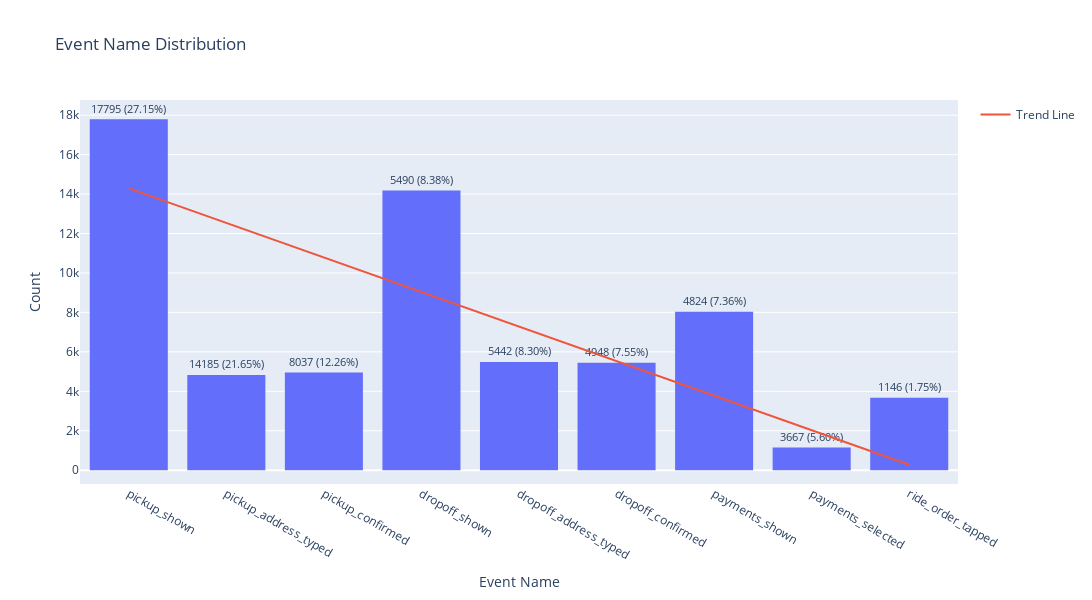

Source (notebook cell):
### Code cell
import plotly.express as px
import pandas as pd
import numpy as np
import statsmodels.api as sm

# Define the custom order for event names
custom_order = [
    "pickup_shown",
    "pickup_address_typed",
    "pickup_confirmed",
    "dropoff_shown",
    "dropoff_address_typed",
    "dropoff_confirmed",
    "payments_shown",
    "payments_selected",
    "ride_order_tapped"
]

# Example: Histogram of event counts using Plotly with custom order and larger size
fig = px.histogram(df, x='event_name', title='Event Name Distribution')

# Calculate event counts and percentages
event_counts = df['event_name'].value_counts()
total_count = event_counts.sum()
event_percentages = (event_counts / total_count) * 100

# Create custom labels for annotations
annotations = [f"{count} ({percent:.2f}%)" for count, percent in zip(event_counts, event_percentages)]

# Add annotations on top of the bars
fig.update_traces(text=annotations, textposition='outside')
fig.update_layout(uniformtext_minsize=8, uniformtext_mode='hide')

# Set the custom order for the x-axis categories
fig.update_xaxes(title_text='Event Name', categoryorder='array', categoryarray=custom_order)
fig.update_yaxes(title_text='Count')

# Add a trend line
event_counts_df = pd.DataFrame({'event_name': custom_order, 'event_count': event_counts})
event_counts_df['event_index'] = event_counts_df['event_name'].apply(lambda x: custom_order.index(x))
X = sm.add_constant(event_counts_df['event_index'])
y = event_counts_df['event_count']

model = sm.OLS(y, X).fit()
trend_line = model.predict(X)

fig.add_scatter(x=custom_order, y=trend_line, mode='lines', name='Trend Line')

fig.update_layout(height=600, width=1500) 

fig.show()

### Figure 1 — Plotly figure (JSON) as saved in the notebook; plotly's stock layout.template omitted (floating-point values rounded to 4 significant figures; data arrays with more than 128 entries replaced by an {"elided": "..."} marker saying what was removed)
{"data": [{"alignmentgroup": "True", "bingroup": "x", "hovertemplate": "event_name=%{x}<br>count=%{y}<extra></extra>", "legendgroup": "", "marker": {"color": "#636efa", "pattern": {"shape": ""}}, "name": "", "offsetgroup": "", "orientation": "v", "showlegend": false, "text": ["17795 (27.15%)", "14185 (21.65%)", "8037 (12.26%)", "5490 (8.38%)", "5442 (8.30%)", "4948 (7.55%)", "4824 (7.36%)", "3667 (5.60%)", "1146 (1.75%)"], "textposition": "outside", "type": "histogram", "x": {"elided": "65534 str values"}, "xaxis": "x", "yaxis": "y"}, {"mode": "lines", "name": "Trend Line", "type": "scatter", "x": ["pickup_shown", "pickup_address_typed", "pickup_confirmed", "dropoff_shown", "dropoff_address_typed", "dropoff_confirmed", "payments_shown", "payments_selected", "ride_order_tapped"], "y": [14290.0, 12540.0, 10790.0, 9034.0, 7282.0, 5530.0, 3778.0, 2026.0, 273.7]}], "layout": {"barmode": "relative", "height": 600, "legend": {"tracegroupgap": 0}, "title": {"text": "Event Name Distribution"}, "uniformtext": {"minsize": 8, "mode": "hide"}, "width": 1500, "xaxis": {"anchor": "y", "categoryarray": ["pickup_shown", "pickup_address_typed", "pickup_confirmed", "dropoff_shown", "dropoff_address_typed", "dropoff_confirmed", "payments_shown", "payments_selected", "ride_order_tapped"], "categoryorder": "array", "domain": [0, 1], "title": {"text": "Event Name"}}, "yaxis": {"anchor": "x", "domain": [0, 1], "title": {"text": "Count"}}}}
